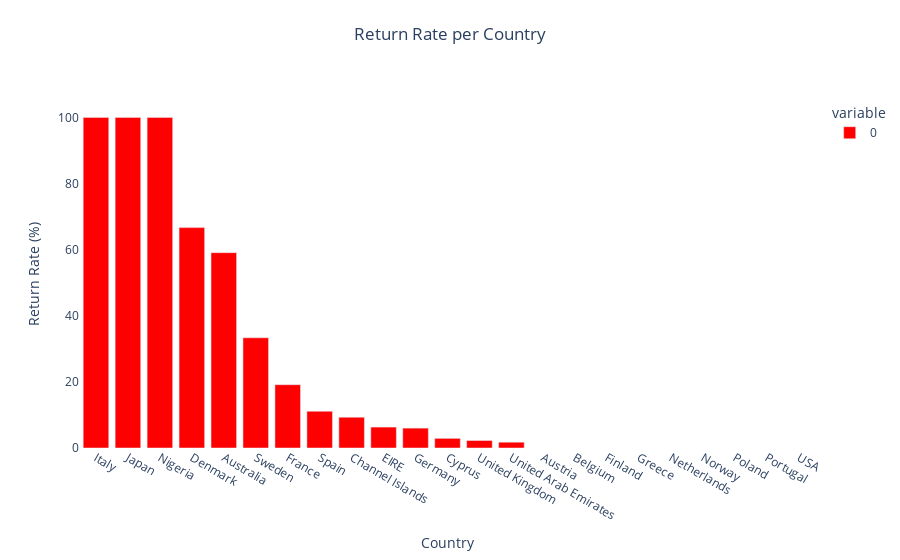

Source (notebook cell):
### Code cell
# Sort return rates in descending order
sorted_return_rate_by_country = return_rate_by_country.sort_values(ascending=False)

# Plot the return rates by country using Plotly
import plotly.express as px
fig = px.bar(
    sorted_return_rate_by_country, 
    labels={'index': 'Country', 'value': 'Return Rate (%)'},
    title="Return Rate per Country",
    color_discrete_sequence=['red']  # Set the bar color to red
)

fig.update_layout(
    plot_bgcolor='white',  # Set the plot background color (optional
    title_x=0.5,           # Center the title
    title_y=0.95           # Adjust title positioning (optional)
)

fig.show()

### Figure 1 — Plotly figure (JSON) as saved in the notebook; plotly's stock layout.template omitted (floating-point values rounded to 4 significant figures)
{"data": [{"alignmentgroup": "True", "hovertemplate": "variable=0<br>Country=%{x}<br>Return Rate (%)=%{y}<extra></extra>", "legendgroup": "0", "marker": {"color": "red", "pattern": {"shape": ""}}, "name": "0", "offsetgroup": "0", "orientation": "v", "showlegend": true, "textposition": "auto", "type": "bar", "x": ["Italy", "Japan", "Nigeria", "Denmark", "Australia", "Sweden", "France", "Spain", "Channel Islands", "EIRE", "Germany", "Cyprus", "United Kingdom", "United Arab Emirates", "Austria", "Belgium", "Finland", "Greece", "Netherlands", "Norway", "Poland", "Portugal", "USA"], "xaxis": "x", "y": [100, 100, 100, 66.67, 59.09, 33.33, 19.15, 11.11, 9.302, 6.324, 6.017, 2.913, 2.268, 1.754, null, null, null, null, null, null, null, null, null], "yaxis": "y"}], "layout": {"barmode": "relative", "legend": {"title": {"text": "variable"}, "tracegroupgap": 0}, "plot_bgcolor": "white", "title": {"text": "Return Rate per Country", "x": 0.5, "y": 0.95}, "xaxis": {"anchor": "y", "domain": [0, 1], "title": {"text": "Country"}}, "yaxis": {"anchor": "x", "domain": [0, 1], "title": {"text": "Return Rate (%)"}}}}
